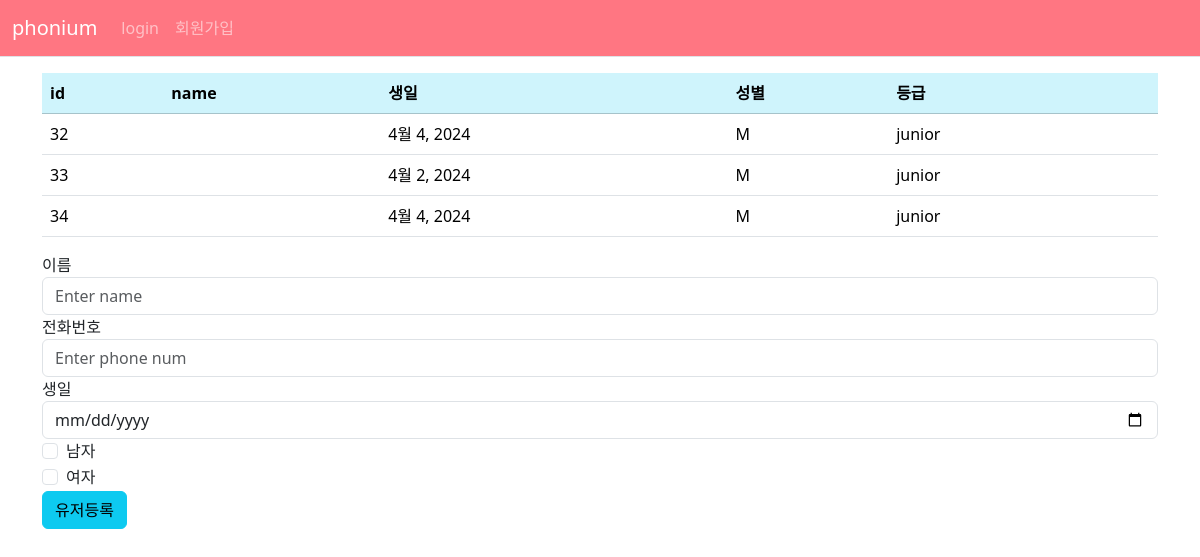
Page /home/ on the earlier database version.
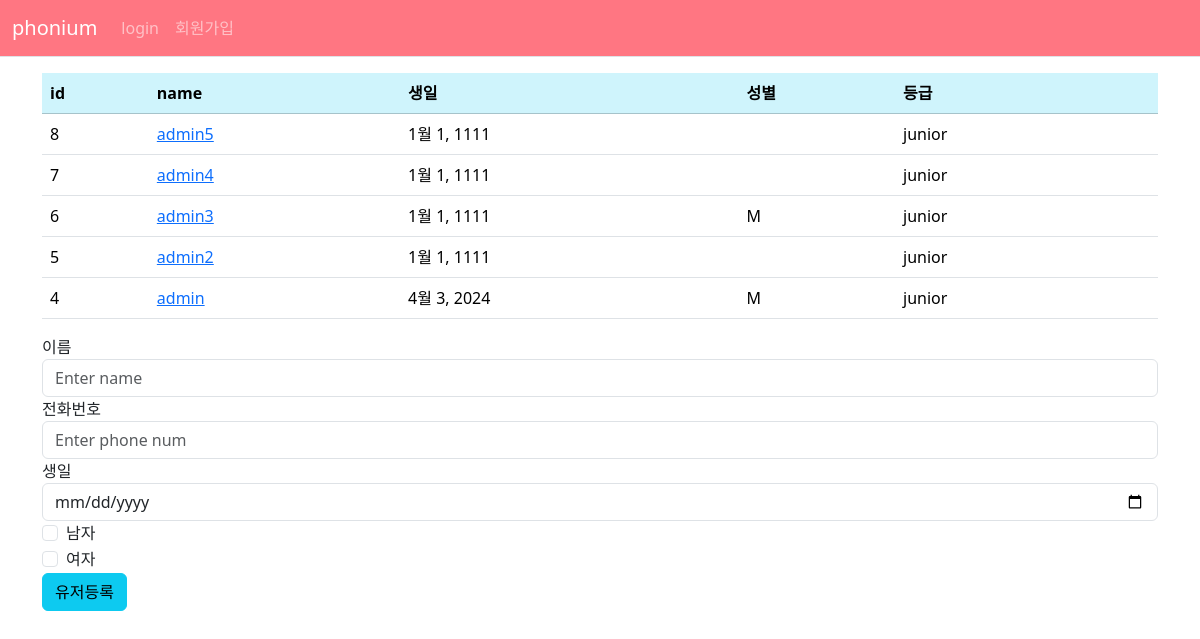
Same page on the later database version.
### home/models.py (models this page shows)
class User(AbstractUser):
    gender = [
        ('M','Man'),
        ('W','Woman'),
    ]
    grade = [
        ('junior','주니어'),
        ('student','학생'),
        ('professor','교수님'),
        ('god','신'),
    ]
    birth_date = models.DateField(verbose_name="생일", default='1111-01-01')
    level = models.CharField(choices=grade, default='junior', max_length=10)
    sex = models.CharField(choices=gender, max_length=1)
    phone_num = PhoneNumberField(verbose_name="전화번호",unique=True)

### home/views.py (the view)
# urls.py: path('', views.index, name='index'),
def index(request):
    context = {'User_list' : User.objects.order_by('-date_joined')}
    return render(request, 'home/user_list.html', context)

### templates/home/user_list.html (shortened to what this page needs)
{% extends 'base.html' %}
{% block content %}
<div class="container my-3">
    {% if User_list %}
    <table class="table">
        <thead class="table-info">
            <tr>
                <th scope="col">id</th>
                <th scope="col">name</th>
                <th scope="col">생일</th>
                <th scope="col">성별</th>
                <th scope="col">등급</th>
                <th scope="col"></th>
            </tr>
        </thead>
        {% for User in User_list %}
        <tbody>
            <tr>
                <td>{{ User.id }}</td>
                <td><a href="{% url 'home:detail' User.id %}">{{ User.username }}</a></td>
                <td>{{ User.birth_date }}</a></td>
                <td>{{ User.sex }}</td>
                <td>{{ User.level }}</td>
                <td>
                </td>
            </tr>
        </tbody>
        {% endfor %}
    </table>
    {% else %}
        <p>유저가 없습니다.</p>
    {% endif %}
<form action="{% url 'home:user_create' %}" method="post">
    <div class="form-group">
        <label for="username">이름</label>
        <input type="text" class="form-control" name="username" id="username" placeholder="Enter name">
    </div>
    <div class="form-group">
        <label for="phone_num">전화번호</label>
        <input type="text" class="form-control" name="phone_num" id="phone_num" placeholder="Enter phone num">
    </div>
    <div class="form-group">
        <label for="birth_date">생일</label>
        <input type="date" class="form-control" name="birth_date" id="birth_date">
    </div>
    <div class="form-check">
        <input class="form-check-input" type="checkbox" name="sex" id="sex" value="M">
        <label class="form-check-label" for="Man">
            남자
        </label>
    </div>
    <div class="form-check">
        <input class="form-check-input" type="checkbox" name="sex" id="sex" value="W">
        <label class="form-check-label" for="Woman">
            여자
        </label>
    </div>
    <button type="submit" class="btn btn-info mb-2">유저등록</button>
</form>
{% endblock %}

### templates/base.html (shortened to what this page needs)
{% load static %}
<!doctype html>
<html lang="ko">
<head>
    <link rel="stylesheet" type="text/css" href="{% static 'bootstrap.min.css' %}">
    <link rel="stylesheet" type="text/css" href="{% static 'style.css' %}">
</head>
<body>
<nav class="navbar navbar-expand-lg navbar-dark border-bottom" style="background-color : #FF7682">
    <div class="container-fluid">
        <a class="navbar-brand" href="{% url 'home:index' %}">phonium</a>
        <div class="collapse navbar-collapse" id="navbarSupportedContent">
            <ul class="navbar-nav me-auto mb-2 mb-lg-0">
                <li class="nav-item">
                    {% if user.is_authenticated %}
                    <a class="nav-link" href="{% url 'common:logout' %}">{{ user.username }} 로그아웃</a>
                    {% else %}
                    <a class="nav-link" href="{% url 'common:login' %}">login</a>
                    {% endif %}
                </li>
                <li>
                    {% if not user.is_authenticated %}
                    <a class="nav-link" href="#">회원가입</a>
                    {% endif %}
                </li>
            </ul>
        </div>
    </div>
</nav>
{% block content %}
{% endblock %}
</body>
</html>

Differences in the rows shown:
removed User: id "32", birth_date "4월 4, 2024", sex "M", level "junior"
removed User: id "33", birth_date "4월 2, 2024", sex "M", level "junior"
removed User: id "34", birth_date "4월 4, 2024", sex "M", level "junior"
added User: id "8", username "admin5", birth_date "1월 1, 1111", level "junior"
added User: id "7", username "admin4", birth_date "1월 1, 1111", level "junior"
added User: id "6", username "admin3", birth_date "1월 1, 1111", sex "M", level "junior"
added User: id "5", username "admin2", birth_date "1월 1, 1111", level "junior"
added User: id "4", username "admin", birth_date "4월 3, 2024", sex "M", level "junior"
